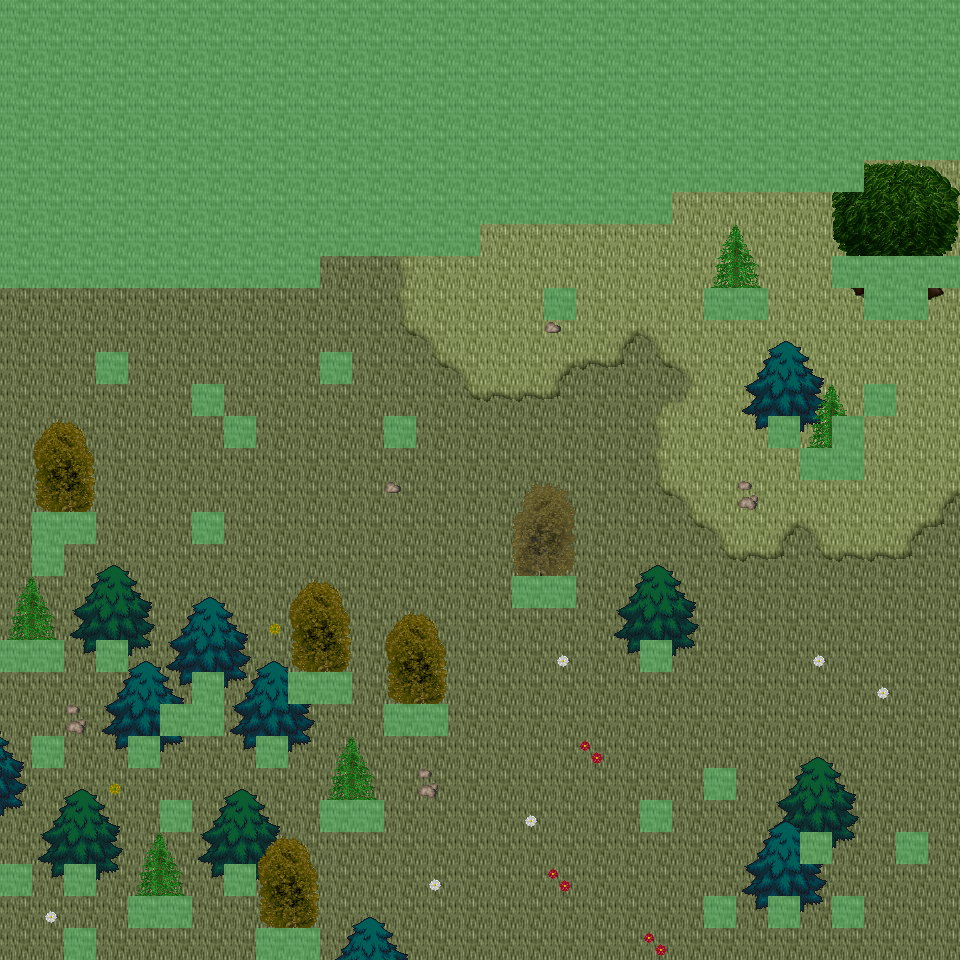

Below is a game level as drawn by its tile map, then a one-line description and the .tmx that defines it (tile-layer data replaced by summaries):
An orthogonal 30x30 tile map with 32x32 px tiles, 6 tile layers (Ground, Object, Object2, Above, ...), 45 tilesets and 8 objects (8x mapExit).

<map version="1.0" orientation="orthogonal" renderorder="right-down" width="30" height="30" tilewidth="32" tileheight="32" nextobjectid="9">
  <tileset firstgid="1" name="tileset_ground_ground" tilewidth="32" tileheight="32" tilecount="33" columns="3">
    <image source="../drawable/tileset_ground_ground.png" width="96" height="352" />
  </tileset>
  <tileset firstgid="34" name="tileset_ground_ridge_earth_dark" tilewidth="32" tileheight="32" tilecount="96" columns="12">
    <image source="../drawable/tileset_ground_ridge_earth_dark.png" width="384" height="256" />
  </tileset>
  <tileset firstgid="130" name="tileset_plant_grasses" tilewidth="32" tileheight="32" tilecount="6" columns="3">
    <image source="../drawable/tileset_plant_grasses.png" width="96" height="64" />
  </tileset>
  <tileset firstgid="136" name="tileset_ground_ladder_vertical_dark" tilewidth="32" tileheight="32" tilecount="3" columns="3">
    <image source="../drawable/tileset_ground_ladder_vertical_dark.png" width="96" height="32" />
  </tileset>
  <tileset firstgid="139" name="tileset_logic_collision" tilewidth="32" tileheight="32" tilecount="1" columns="1">
    <image source="../drawable/tileset_logic_collision.png" width="32" height="32" />
  </tileset>
  <tileset firstgid="140" name="tileset_ground_grass_corners" tilewidth="32" tileheight="32" tilecount="24" columns="6">
    <image source="../drawable/tileset_ground_grass_corners.png" width="192" height="128" />
  </tileset>
  <tileset firstgid="164" name="tileset_ground_earth_edges" tilewidth="32" tileheight="32" tilecount="18" columns="6">
    <image source="../drawable/tileset_ground_earth_edges.png" width="192" height="96" />
  </tileset>
  <tileset firstgid="182" name="tileset_plant_bush_bushes" tilewidth="32" tileheight="32" tilecount="10" columns="5">
    <image source="../drawable/tileset_plant_bush_bushes.png" width="160" height="64" />
  </tileset>
  <tileset firstgid="192" name="tileset_plant_tree_tree_darkgreen" tilewidth="32" tileheight="32" tilecount="88" columns="8">
    <image source="../drawable/tileset_plant_tree_tree_darkgreen.png" width="256" height="352" />
  </tileset>
  <tileset firstgid="280" name="tileset_ground_rock_pebbles" tilewidth="32" tileheight="32" tilecount="3" columns="1">
    <image source="../drawable/tileset_ground_rock_pebbles.png" width="32" height="96" />
  </tileset>
  <tileset firstgid="283" name="tileset_furniture_sink_jacuzzi_dark_side_on" tilewidth="32" tileheight="32" tilecount="36" columns="3">
    <image source="../drawable/tileset_furniture_sink_jacuzzi_dark_side_on.png" width="96" height="384" />
  </tileset>
  <tileset firstgid="319" name="tileset_furniture_chair_bench_iron_extensible" tilewidth="32" tileheight="32" tilecount="16" columns="4">
    <image source="../drawable/tileset_furniture_chair_bench_iron_extensible.png" width="128" height="128" />
  </tileset>
  <tileset firstgid="335" name="tileset_plant_flower_daisy_blue" tilewidth="32" tileheight="32" tilecount="8" columns="2">
    <image source="../drawable/tileset_plant_flower_daisy_blue.png" width="64" height="128" />
  </tileset>
  <tileset firstgid="343" name="tileset_plant_flower_daisy_red" tilewidth="32" tileheight="32" tilecount="8" columns="2">
    <image source="../drawable/tileset_plant_flower_daisy_red.png" width="64" height="128" />
  </tileset>
  <tileset firstgid="351" name="tileset_plant_flower_daisy_white" tilewidth="32" tileheight="32" tilecount="8" columns="2">
    <image source="../drawable/tileset_plant_flower_daisy_white.png" width="64" height="128" />
  </tileset>
  <tileset firstgid="359" name="tileset_plant_flower_daisy_yellow" tilewidth="32" tileheight="32" tilecount="8" columns="2">
    <image source="../drawable/tileset_plant_flower_daisy_yellow.png" width="64" height="128" />
  </tileset>
  <tileset firstgid="367" name="tileset_plant_bush_hedge" tilewidth="32" tileheight="32" tilecount="35" columns="5">
    <image source="../drawable/tileset_plant_bush_hedge.png" width="160" height="224" />
  </tileset>
  <tileset firstgid="402" name="tileset_plant_tree_evergreen" tilewidth="32" tileheight="32" tilecount="36" columns="3">
    <image source="../drawable/tileset_plant_tree_evergreen.png" width="96" height="384" />
  </tileset>
  <tileset firstgid="438" name="tileset_furniture_light_iron_lamp" tilewidth="32" tileheight="32" tilecount="3" columns="1">
    <image source="../drawable/tileset_furniture_light_iron_lamp.png" width="32" height="96" />
  </tileset>
  <tileset firstgid="441" name="tileset_furniture_light_flames" tilewidth="32" tileheight="32" tilecount="6" columns="6">
    <image source="../drawable/tileset_furniture_light_flames.png" width="192" height="32" />
  </tileset>
  <tileset firstgid="447" name="tileset_item_statue_girl_with_bird" tilewidth="32" tileheight="32" tilecount="12" columns="4">
    <image source="../drawable/tileset_item_statue_girl_with_bird.png" width="128" height="96" />
  </tileset>
  <tileset firstgid="459" name="tileset_object_birds" tilewidth="32" tileheight="32" tilecount="4" columns="2">
    <image source="../drawable/tileset_object_birds.png" width="64" height="64" />
  </tileset>
  <tileset firstgid="463" name="tileset_logic_protection" tilewidth="32" tileheight="32" tilecount="2" columns="2">
    <image source="../drawable/tileset_logic_protection.png" width="64" height="32" />
  </tileset>
  <tileset firstgid="465" name="tileset_plant_tree_spruce" tilewidth="32" tileheight="32" tilecount="6" columns="2">
    <image source="../drawable/tileset_plant_tree_spruce.png" width="64" height="96" />
  </tileset>
  <tileset firstgid="471" name="tileset_plant_tree_taller_trees" tilewidth="32" tileheight="32" tilecount="32" columns="8">
    <image source="../drawable/tileset_plant_tree_taller_trees.png" width="256" height="128" />
  </tileset>
  <tileset firstgid="503" name="tileset_plant_stump_hollow_logs" tilewidth="32" tileheight="32" tilecount="6" columns="3">
    <image source="../drawable/tileset_plant_stump_hollow_logs.png" width="96" height="64" />
  </tileset>
  <tileset firstgid="509" name="tileset_plant_stump_small_stump" tilewidth="32" tileheight="32" tilecount="4" columns="2">
    <image source="../drawable/tileset_plant_stump_small_stump.png" width="64" height="64" />
  </tileset>
  <tileset firstgid="513" name="tileset_ground_grass_2" tilewidth="32" tileheight="32" tilecount="21" columns="3">
    <image source="../drawable/tileset_ground_grass_2.png" width="96" height="224" />
  </tileset>
  <tileset firstgid="534" name="tileset_ground_water_waterfall" tilewidth="32" tileheight="32" tilecount="120" columns="8">
    <image source="../drawable/tileset_ground_water_waterfall.png" width="256" height="480" />
  </tileset>
  <tileset firstgid="654" name="tileset_ground_water_pool_corners" tilewidth="32" tileheight="32" tilecount="72" columns="3">
    <image source="../drawable/tileset_ground_water_pool_corners.png" width="96" height="768" />
  </tileset>
  <tileset firstgid="726" name="tileset_ground_water_pool" tilewidth="32" tileheight="32" tilecount="72" columns="3">
    <image source="../drawable/tileset_ground_water_pool.png" width="96" height="768" />
  </tileset>
  <tileset firstgid="798" name="tileset_plant_vine" tilewidth="32" tileheight="32" tilecount="3" columns="1">
    <image source="../drawable/tileset_plant_vine.png" width="32" height="96" />
  </tileset>
  <tileset firstgid="801" name="tileset_logic_item_fruits" tilewidth="32" tileheight="32" tilecount="16" columns="8">
    <image source="../drawable/tileset_logic_item_fruits.png" width="256" height="64" />
  </tileset>
  <tileset firstgid="817" name="tileset_ground_dry_grass" tilewidth="32" tileheight="32" tilecount="54" columns="9">
    <image source="../drawable/tileset_ground_dry_grass.png" width="288" height="192" />
  </tileset>
  <tileset firstgid="871" name="tileset_light_dim_light_5x5" tilewidth="32" tileheight="32" tilecount="25" columns="5">
    <image source="../drawable/tileset_light_dim_light_5x5.png" width="160" height="160" />
  </tileset>
  <tileset firstgid="896" name="tileset_building_chimney_smoke" tilewidth="32" tileheight="32" tilecount="40" columns="4">
    <image source="../drawable/tileset_building_chimney_smoke.png" width="128" height="320" />
  </tileset>
  <tileset firstgid="936" name="tileset_logic_creature_hybrid" tilewidth="32" tileheight="32" tilecount="16" columns="8">
    <image source="../drawable/tileset_logic_creature_hybrid.png" width="256" height="64" />
  </tileset>
  <tileset firstgid="952" name="tileset_building_huts" tilewidth="32" tileheight="32" tilecount="338" columns="26">
    <image source="../drawable/tileset_building_huts.png" width="832" height="416" />
  </tileset>
  <tileset firstgid="1290" name="tileset_logic_portal" tilewidth="32" tileheight="32" tilecount="24" columns="8">
    <image source="../drawable/tileset_logic_portal.png" width="256" height="96" />
  </tileset>
  <tileset firstgid="1314" name="tileset_plant_bush_leafy" tilewidth="32" tileheight="32" tilecount="48" columns="8">
    <image source="../drawable/tileset_plant_bush_leafy.png" width="256" height="192" />
  </tileset>
  <tileset firstgid="1362" name="tileset_plant_bush_berried" tilewidth="32" tileheight="32" tilecount="60" columns="5">
    <image source="../drawable/tileset_plant_bush_berried.png" width="160" height="384" />
  </tileset>
  <tileset firstgid="1422" name="tileset_plant_bush_flowering" tilewidth="32" tileheight="32" tilecount="72" columns="8">
    <image source="../drawable/tileset_plant_bush_flowering.png" width="256" height="288" />
  </tileset>
  <tileset firstgid="1494" name="tileset_plant_bushes_and_trees" tilewidth="32" tileheight="32" tilecount="144" columns="16">
    <image source="../drawable/tileset_plant_bushes_and_trees.png" width="512" height="289" />
  </tileset>
  <tileset firstgid="1638" name="tileset_plant_bush_bush_pinks" tilewidth="32" tileheight="32" tilecount="4" columns="2">
    <image source="../drawable/tileset_plant_bush_bush_pinks.png" width="64" height="64" />
  </tileset>
  <tileset firstgid="1642" name="tileset_logic_creature_mutant" tilewidth="32" tileheight="32" tilecount="7" columns="7">
    <image source="../drawable/tileset_logic_creature_mutant.png" width="224" height="32" />
  </tileset>
  <layer name="Ground" width="30" height="30">
    <data>[900 cells, 900 non-empty, 4 distinct tile ids]</data>
  </layer>
  <layer name="Object" width="30" height="30">
    <data>[900 cells, 176 non-empty, 43 distinct tile ids]</data>
  </layer>
  <layer name="Object2" width="30" height="30">
    <data>[900 cells, 67 non-empty, 8 distinct tile ids]</data>
  </layer>
  <layer name="Above" width="30" height="30">
    <data>[900 cells, 113 non-empty, 42 distinct tile ids]</data>
  </layer>
  <layer name="Above2" width="30" height="30">
    <data>[900 cells, 65 non-empty, 24 distinct tile ids]</data>
  </layer>
  <layer name="Walkable" width="30" height="30">
    <data>[900 cells, 280 non-empty, 1 distinct tile ids]</data>
  </layer>
  <objectgroup name="MapEvents">
    <object id="1" name="south" type="mapExit" x="0" y="928" width="64" height="32">
      <properties>
        <property name="map" value="level_0_x104_y9" />
        <property name="x" value="0" />
        <property name="y" value="1" />
      </properties>
    </object>
    <object id="2" name="south2" type="mapExit" x="96" y="928" width="160" height="32">
      <properties>
        <property name="map" value="level_0_x104_y9" />
        <property name="x" value="3" />
        <property name="y" value="1" />
      </properties>
    </object>
    <object id="3" name="south3" type="mapExit" x="320" y="928" width="640" height="32">
      <properties>
        <property name="map" value="level_0_x104_y9" />
        <property name="x" value="10" />
        <property name="y" value="1" />
      </properties>
    </object>
    <object id="4" name="west" type="mapExit" x="0" y="288" width="32" height="352">
      <properties>
        <property name="map" value="level_0_x103_y8" />
        <property name="x" value="28" />
        <property name="y" value="9" />
      </properties>
    </object>
    <object id="5" name="west2" type="mapExit" x="0" y="672" width="32" height="192">
      <properties>
        <property name="map" value="level_0_x103_y8" />
        <property name="x" value="28" />
        <property name="y" value="21" />
      </properties>
    </object>
    <object id="6" name="west3" type="mapExit" x="0" y="896" width="32" height="64">
      <properties>
        <property name="map" value="level_0_x103_y8" />
        <property name="x" value="28" />
        <property name="y" value="28" />
      </properties>
    </object>
    <object id="7" name="east" type="mapExit" x="928" y="160" width="32" height="96">
      <properties>
        <property name="map" value="level_0_x105_y8" />
        <property name="x" value="1" />
        <property name="y" value="5" />
      </properties>
    </object>
    <object id="8" name="east2" type="mapExit" x="928" y="288" width="32" height="672">
      <properties>
        <property name="map" value="level_0_x105_y8" />
        <property name="x" value="1" />
        <property name="y" value="9" />
      </properties>
    </object>
  </objectgroup>
</map>
